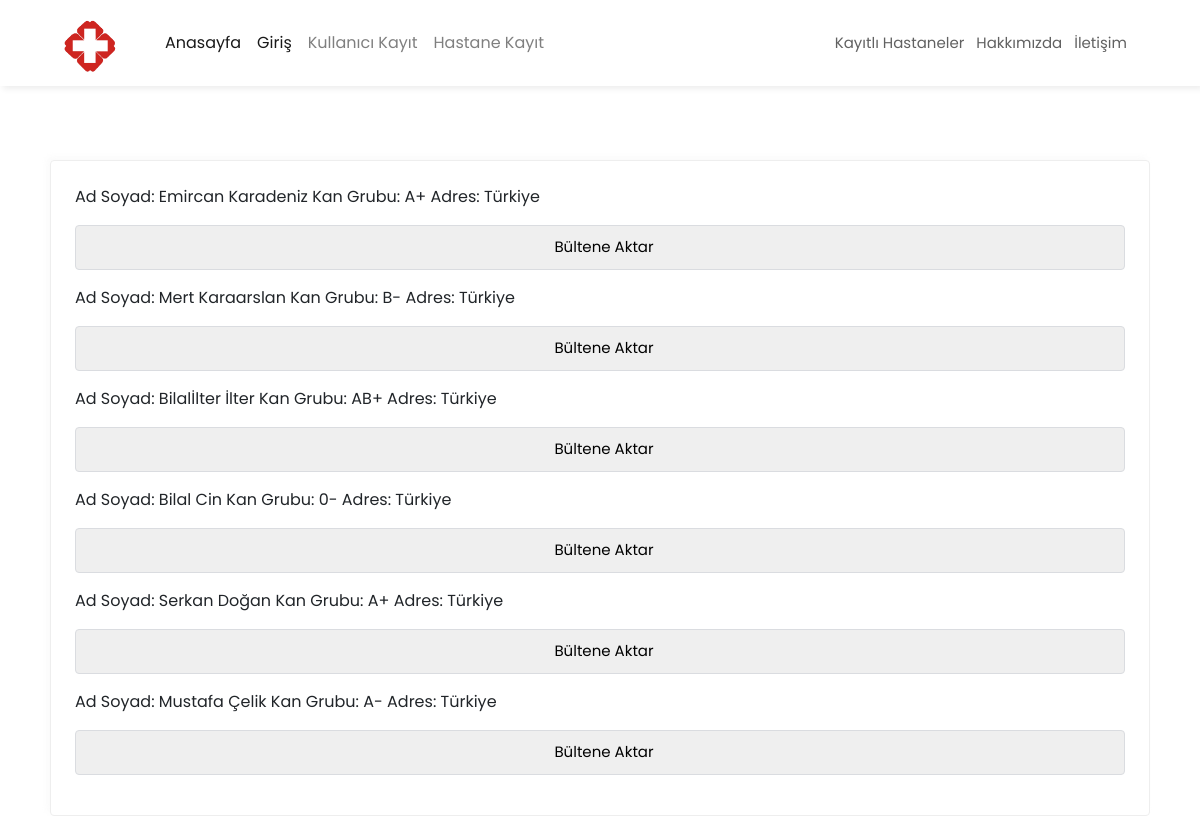
Page /bulten.php on the committed database.
### tables this page shows
CREATE TABLE `kullanici` (
  `id` int(11) NOT NULL,
  `kullaniciadi` varchar(100) NOT NULL,
  `sifre` varchar(100) NOT NULL,
  `ad` varchar(100) NOT NULL,
  `soyad` varchar(100) NOT NULL,
  `adres` varchar(100) NOT NULL,
  `il` int(11) NOT NULL,
  `ilce` int(11) NOT NULL,
  `kangrubu` varchar(10) NOT NULL,
  `ilac` varchar(100) NOT NULL,
  `sigara` tinyint(1) NOT NULL,
  `alkol` tinyint(1) NOT NULL
);

### vt.php (called while the page is built, shortened)
<?php
class Veritabani
{
    private $baglanti;
    public function __construct()
    {
        $this->baglanti = mysqli_connect("localhost", "root", "", "VtHastane");
        mysqli_set_charset($this->baglanti, 'utf8');
    }
    public function DiziDondur($query, $sutunlar)
    {
        $sonuc = $this->baglanti->query($query);
        $veriler = array();
        while ($satir = $sonuc->fetch_assoc()) {
            $dizi = array();
            for ($i = 0; $i < count($sutunlar); $i++) {
                array_push($dizi, $satir[$sutunlar[$i]]);
            }
            array_push($veriler, $dizi);
        }
        return $veriler;
    }
}

### bulten.php (the view, shortened to what this page needs)
<?php
require 'vt.php';
$vt = new Veritabani();
?>
<!doctype html>
<html lang="tr">
<head>
    <link rel="stylesheet" href="https://stackpath.bootstrapcdn.com/bootstrap/4.3.1/css/bootstrap.min.css">
    <link rel="stylesheet" href="https://cdnjs.cloudflare.com/ajax/libs/font-awesome/5.15.1/css/all.min.css">
    <link rel="stylesheet" href="css/style.css">
</head>
<body>
    <nav class="navbar navbar-expand-lg navbar-light bg-light position-fixed">
        <?php include 'menu.php'; ?>
    </nav>
    <div class="kayitOl-section ">
        <form style="display: block !important;" action="islem.php" method="POST" name="bultenaktar">
            <div class="kayitOl-left">
                <?php
                foreach ($vt->DiziDondur("SELECT * FROM kullanici", array("id", "ad", "soyad", "kangrubu", "adres")) as $kullanici) {
                    echo "<p> Ad Soyad: $kullanici[1] $kullanici[2] Kan Grubu: $kullanici[3] Adres: $kullanici[4]";
                ?><div class="field-wrapper">
                        <input type="submit" value="Bültene Aktar" name=<?php echo $kullanici[0] ?>>
                    </div>
                <?php
                    echo "</p>";
                }
                ?>
            </div>
        </form>
    </div>
</body>
</html>

### css/style.css (style rules this page uses)
* { padding: 0px; margin: 0px; font-family: 'Poppins', sans-serif; -webkit-box-sizing: border-box; box-sizing: border-box; }
html { scroll-behavior: smooth; width: 100vw !important; overflow-x: hidden; }
body { overflow-x: hidden; }
.navbar { width: 100%; z-index: 9999; background: #fff !important; -webkit-box-shadow: 3px 3px 6px #eee; box-shadow: 3px 3px 6px #eee; }
.kayitOl-section { margin-left: 50px; margin-right: 50px; }
.kayitOl-section form { display: -ms-grid; display: grid; -ms-grid-columns: 1fr 1fr; grid-template-columns: 1fr 1fr; margin-top: 160px; grid-gap: 20px; }
.kayitOl-section form .field-wrapper { margin-bottom: 12px; }
.kayitOl-section form .field-wrapper input { padding-left: 12px; font-size: 15px; }
.kayitOl-section form .kayitOl-left, .kayitOl-section form .kayitOl-right { padding: 24px; border: 1px solid #eee; border-radius: 4px; -webkit-box-shadow: -3px -3px 6px rgba(238, 238, 238, 0.322); box-shadow: -3px -3px 6px rgba(238, 238, 238, 0.322); }
.kayitOl-section form .kayitOl-left .field-wrapper { margin-bottom: 12px; }
.kayitOl-section form .kayitOl-left .field-wrapper input { padding-left: 12px; font-size: 15px; }
.field-wrapper { position: relative; height: 45px; }
.field-wrapper input { border: 1px solid #dadce0; padding: 4px; border-radius: 4px; width: 100%; height: 100%; }

### rows in the picture
kullanici: ad "Emircan", soyad "Karadeniz", kangrubu "A+", adres "Türkiye"
kullanici: ad "Mert", soyad "Karaarslan", kangrubu "B-", adres "Türkiye"
kullanici: ad "Bilalİlter", soyad "İlter", kangrubu "AB+", adres "Türkiye"
kullanici: ad "Bilal", soyad "Cin", kangrubu "0-", adres "Türkiye"
kullanici: ad "Serkan", soyad "Doğan", kangrubu "A+", adres "Türkiye"
kullanici: ad "Mustafa", soyad "Çelik", kangrubu "A-", adres "Türkiye"
